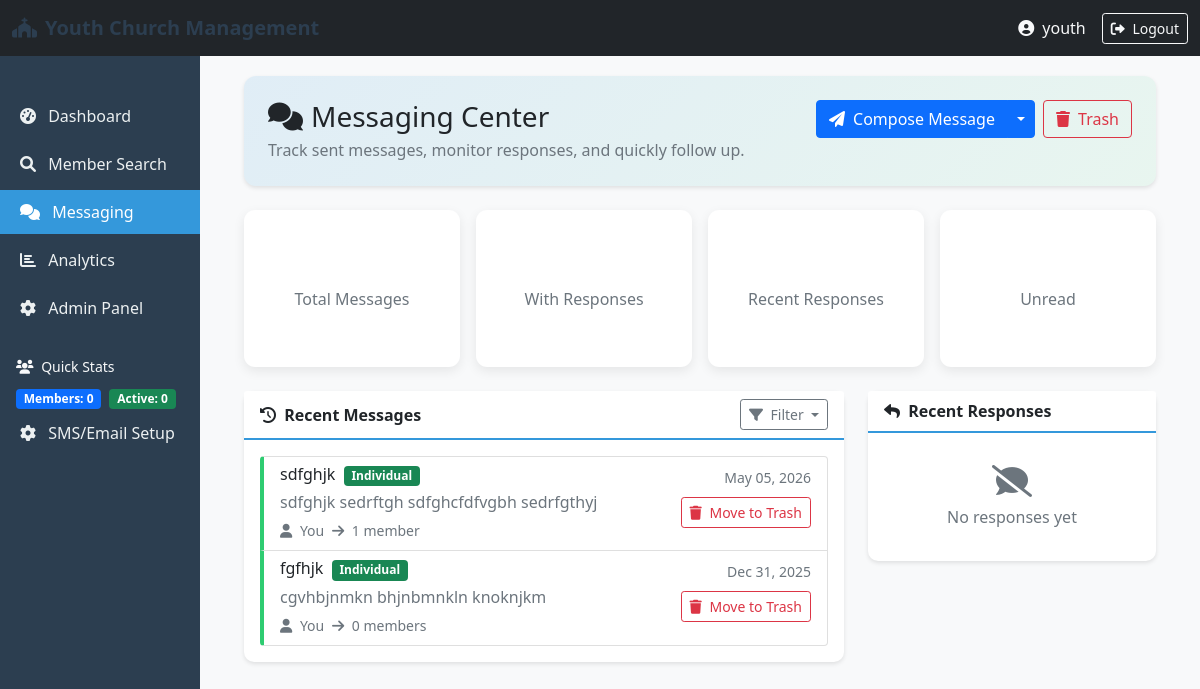
The page /portal/messaging/ (signed in) on the database as committed earlier.
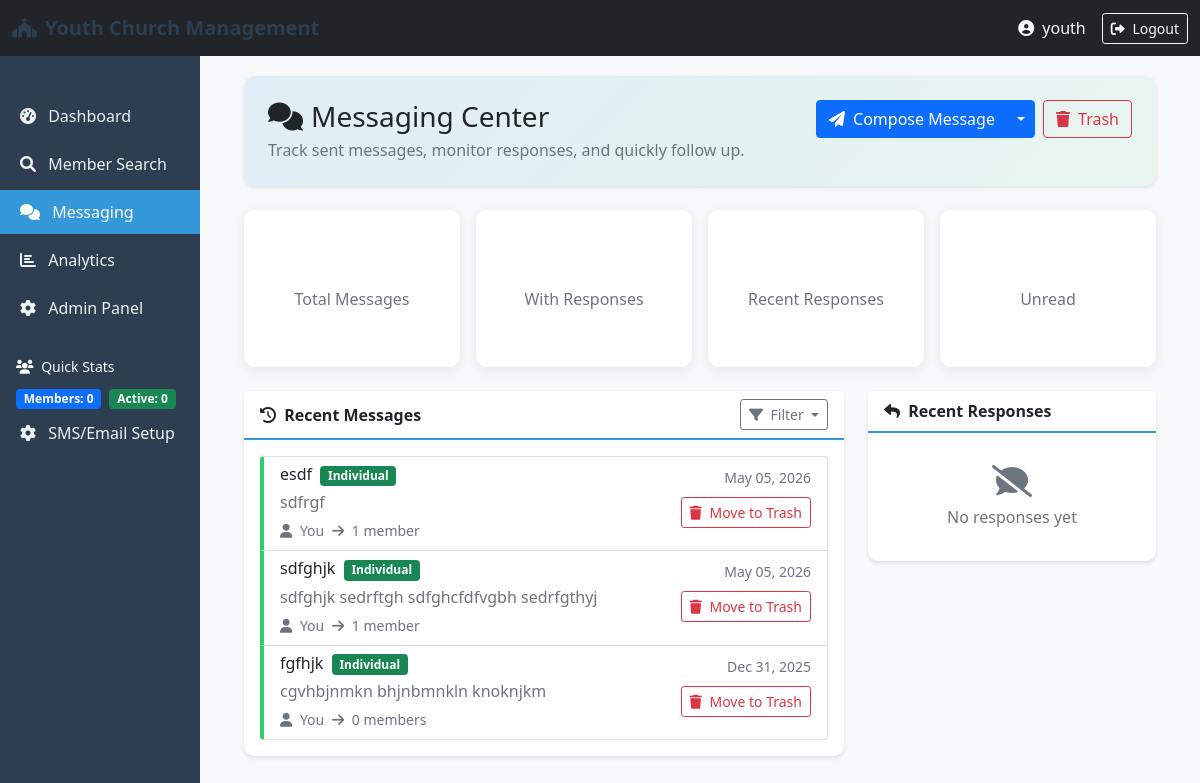
The same page on the database as committed later.
### messaging/models.py (models this page shows, shortened)
class Message(models.Model):
    MESSAGE_TYPE_CHOICES = [
        ('broadcast', 'Broadcast to All'),
        ('group', 'Group Message'),
        ('individual', 'Individual Message'),
    ]
    id = models.UUIDField(primary_key=True, default=uuid.uuid4, editable=False)
    sender = models.ForeignKey(User, on_delete=models.CASCADE, related_name='sent_messages')
    message_type = models.CharField(max_length=20, choices=MESSAGE_TYPE_CHOICES, default='broadcast')
    subject = models.CharField(max_length=200)
    content = models.TextField()
    recipients = models.ManyToManyField(Member, related_name='received_messages', blank=True)
    is_broadcast = models.BooleanField(default=False)
    is_sent = models.BooleanField(default=False)
    is_delivered = models.BooleanField(default=False)
    created_at = models.DateTimeField(auto_now_add=True)
    scheduled_for = models.DateTimeField(null=True, blank=True)
    sent_at = models.DateTimeField(null=True, blank=True)
    sms_sent = models.BooleanField(default=False)
    whatsapp_sent = models.BooleanField(default=False)
    is_deleted = models.BooleanField(default=False)
    deleted_at = models.DateTimeField(null=True, blank=True)
    class Meta:
        ordering = ['-created_at']

### portal/views.py (the view)
# urls.py: path('messaging/', views.messaging_dashboard, name='messaging_dashboard'),
@staff_member_required
def messaging_dashboard(request):
    from messaging.models import MessageTemplate
    sent_messages = Message.objects.filter(
        sender=request.user, is_deleted=False).order_by('-created_at')
    messages_with_responses = sent_messages.filter(
        responses__is_deleted=False).distinct()
    recent_responses = MessageResponse.objects.filter(
        message__sender=request.user, is_deleted=False
    ).select_related('respondent', 'message').order_by('-created_at')[:10]
    templates = MessageTemplate.objects.filter(is_active=True).order_by('-updated_at')[:10]
    context = {
        'sent_messages': sent_messages,
        'messages_with_responses': messages_with_responses,
        'recent_responses': recent_responses,
        'templates': templates,
    }
    return render(request, 'portal/messaging_dashboard.html', context)

### templates/portal/messaging_dashboard.html (shortened to what the changed rows need)
{% extends 'base.html' %}
{% block content %}
<div class="messaging-page">
    <div class="card header-card mb-4">
        <div class="card-body p-4">
            <div class="d-flex justify-content-between flex-wrap align-items-start gap-3">
                <div>
                    <h1 class="h3 mb-1"><i class="fas fa-comments me-2"></i>Messaging Center</h1>
                </div>
            </div>
        </div>
    </div>
<div class="row g-4">
    <div class="col-12 col-xl-8">
        <div class="card">
            <div class="card-body">
                {% if sent_messages %}
                <div class="list-group">
                    {% for message in sent_messages|slice:":10" %}
                    <a href="{% url 'message_responses' message.id %}"
                       class="list-group-item list-group-item-action message-card {% if message.is_broadcast %}broadcast{% else %}individual{% endif %}">
                        <div class="d-flex w-100 justify-content-between">
                            <div class="flex-grow-1">
                                <h6 class="mb-1">
                                    {{ message.subject }}
                                    {% if message.is_broadcast %}
                                    <span class="badge bg-primary ms-1">Broadcast</span>
                                    {% else %}
                                    <span class="badge bg-success ms-1">Individual</span>
                                    {% endif %}
                                </h6>
                                <p class="mb-1 text-muted">{{ message.content|truncatechars:100 }}</p>
                                <small class="text-muted">
                                    <i class="fas fa-user me-1"></i> You
                                    <i class="fas fa-arrow-right mx-1"></i>
                                    {% if message.is_broadcast %}
                                    All Members
                                    {% else %}
                                    {{ message.recipients.count }} member{{ message.recipients.count|pluralize }}
                                    {% endif %}
                                </small>
                            </div>
                            <div class="text-end">
                                <div class="mb-2">
                                    <small class="text-muted">{{ message.created_at|date:"M d, Y" }}</small>
                                </div>
                                <div class="mt-2">
                                    <form method="post" action="{% url 'delete_message' message.id %}" onsubmit="return confirm('Move this message to trash?');">
                                        <button type="submit" class="btn btn-sm btn-outline-danger">
                                            <i class="fas fa-trash me-1"></i> Move to Trash
                                        </button>
                                    </form>
                                </div>
                            </div>
                        </div>
                    </a>
                    {% endfor %}
                </div>
                {% endif %}
            </div>
        </div>
    </div>
</div>
</div>
{% endblock %}

Rows that differ between the two databases and show on the page:
added Message: subject "esdf", is_broadcast "Individual", content "sdfrgf", recipients.count "1", created_at "May 05, 2026"
